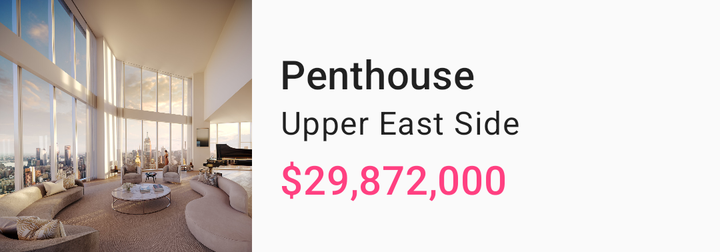
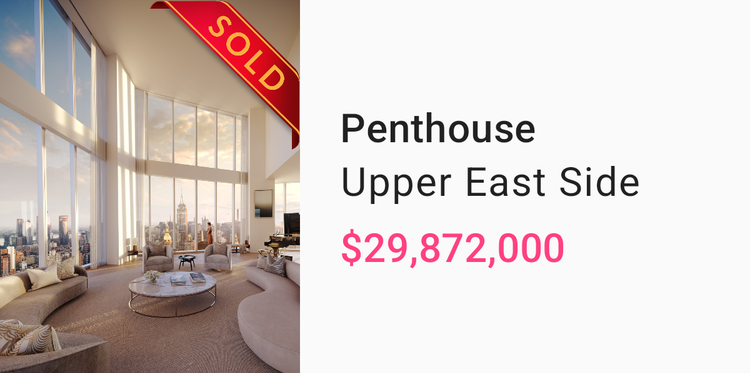

One screen, two layout resources from the same app: the default and the repository's alternative for another configuration. Each is rendered where Android would select it; the XML of both is given below.
<!-- AndroidManifest.xml: application theme AppTheme -->
<!-- res/layout/estate_item.xml -->
<?xml version="1.0" encoding="utf-8"?>
<androidx.constraintlayout.widget.ConstraintLayout xmlns:android="http://schemas.android.com/apk/res/android"
    xmlns:app="http://schemas.android.com/apk/res-auto"
    xmlns:tools="http://schemas.android.com/tools"
    android:id="@+id/estate_item"
    android:layout_width="match_parent"
    android:layout_height="wrap_content">

    <androidx.appcompat.widget.AppCompatImageView
        android:id="@+id/estate_photo"
        android:layout_width="0dp"
        android:layout_height="wrap_content"
        android:adjustViewBounds="true"
        android:scaleType="centerCrop"
        app:layout_constrainedHeight="true"
        app:layout_constraintStart_toStartOf="parent"
        app:layout_constraintTop_toTopOf="parent"
        app:layout_constraintWidth_percent="0.35"
        tools:src="@drawable/penthouse_sample" />

    <LinearLayout
        android:layout_width="wrap_content"
        android:layout_height="wrap_content"
        android:layout_marginTop="8dp"
        android:layout_marginBottom="8dp"
        android:orientation="vertical"
        app:layout_constraintBottom_toBottomOf="parent"
        app:layout_constraintStart_toEndOf="@+id/estate_photo"
        app:layout_constraintTop_toTopOf="parent">

        <TextView
            android:id="@+id/estate_type"
            android:layout_width="wrap_content"
            android:layout_height="wrap_content"
            android:layout_marginStart="14dp"
            android:textAppearance="@style/TextAppearance.MaterialComponents.Headline6"
            tools:text="Penthouse" />

        <TextView
            android:id="@+id/estate_district"
            android:layout_width="wrap_content"
            android:layout_height="wrap_content"
            android:layout_marginStart="14dp"
            android:textAppearance="@style/TextAppearance.MaterialComponents.Body1"
            tools:text="Upper East Side" />

        <TextView
            android:id="@+id/estate_price"
            android:layout_width="wrap_content"
            android:layout_height="wrap_content"
            android:layout_marginStart="14dp"
            android:layout_marginTop="4dp"
            android:textAppearance="@style/TextAppearance.MaterialComponents.Headline6"
            android:textColor="@color/colorAccent"
            tools:text="$29,872,000" />

    </LinearLayout>

</androidx.constraintlayout.widget.ConstraintLayout>
<!-- resources referenced by this layout -->
<resources>
  <color name="colorAccent">#FF4081</color>
  <!-- drawable penthouse_sample: jpg bitmap (drawable, 385672 bytes) -->
  <style name="AppTheme" parent="Theme.AppCompat.Light.DarkActionBar">
          
          <item name="colorPrimary">@color/colorPrimary</item>
          <item name="colorPrimaryVariant">@color/colorPrimaryDark</item>
          <item name="colorOnPrimary">@android:color/white</item>
          
          <item name="colorSecondary">@color/colorSecondary</item>
          <item name="colorSecondaryVariant">@color/colorSecondaryDark</item>
          <item name="colorOnSecondary">@android:color/black</item>
          
          <item name="android:statusBarColor" tools:targetApi="lollipop">?attr/colorPrimaryVariant
          </item>
          
          <item name="colorAccent">@color/colorAccent</item>
      </style>
  <color name="colorPrimary">#546e7a</color>
  <color name="colorPrimaryDark">#29434e</color>
  <color name="colorSecondary">#f5f5f5</color>
  <color name="colorSecondaryDark">#c1c1c1</color>
</resources>
<!-- res/layout-sw600dp/estate_item.xml (the repository's variant of the layout above) -->
<!-- drawn on a 7-inch tablet held upright -->
<?xml version="1.0" encoding="utf-8"?>
<androidx.constraintlayout.widget.ConstraintLayout xmlns:android="http://schemas.android.com/apk/res/android"
    xmlns:app="http://schemas.android.com/apk/res-auto"
    xmlns:tools="http://schemas.android.com/tools"
    android:id="@+id/estate_item"
    android:layout_width="match_parent"
    android:layout_height="wrap_content">

    <androidx.appcompat.widget.AppCompatImageView
        android:id="@+id/estate_photo"
        android:layout_width="0dp"
        android:layout_height="0dp"
        android:adjustViewBounds="true"
        android:scaleType="centerCrop"
        app:layout_constrainedHeight="true"
        app:layout_constraintHeight_percent="1"
        app:layout_constraintStart_toStartOf="parent"
        app:layout_constraintTop_toTopOf="parent"
        app:layout_constraintWidth_percent="0.4"
        tools:src="@drawable/penthouse_sample" />

    <LinearLayout
        android:layout_width="wrap_content"
        android:layout_height="wrap_content"
        android:layout_marginHorizontal="32dp"
        android:layout_marginVertical="80dp"
        android:orientation="vertical"
        app:layout_constraintBottom_toBottomOf="parent"
        app:layout_constraintStart_toEndOf="@+id/estate_photo"
        app:layout_constraintTop_toTopOf="parent">

        <TextView
            android:id="@+id/estate_type"
            android:layout_width="wrap_content"
            android:layout_height="wrap_content"
            android:textAppearance="@style/TextAppearance.MaterialComponents.Headline6"
            android:textSize="32sp"
            tools:text="Penthouse" />

        <TextView
            android:id="@+id/estate_district"
            android:layout_width="wrap_content"
            android:layout_height="wrap_content"
            android:textAppearance="@style/TextAppearance.MaterialComponents.Body1"
            android:textSize="32sp"
            tools:text="Upper East Side" />

        <TextView
            android:id="@+id/estate_price"
            android:layout_width="wrap_content"
            android:layout_height="wrap_content"
            android:layout_marginTop="10dp"
            android:textAppearance="@style/TextAppearance.MaterialComponents.Headline6"
            android:textColor="@color/colorAccent"
            android:textSize="32sp"
            tools:text="$29,872,000" />

    </LinearLayout>

    <androidx.appcompat.widget.AppCompatImageView
        android:id="@+id/estate_ribbon"
        android:layout_width="120dp"
        android:layout_height="120dp"
        android:visibility="invisible"
        app:layout_constraintEnd_toEndOf="@id/estate_photo"
        app:layout_constraintTop_toTopOf="parent"
        app:srcCompat="@drawable/sold_ribbon"
        tools:visibility="visible" />

</androidx.constraintlayout.widget.ConstraintLayout>
<!-- resources referenced by the variant -->
<!-- as a 7-inch tablet held upright resolves them -->
<resources>
  <color name="colorAccent">#FF4081</color>
  <!-- drawable penthouse_sample: jpg bitmap (drawable, 385672 bytes) -->
  <!-- drawable sold_ribbon: png bitmap (drawable-hdpi, 92237 bytes) -->
  <style name="AppTheme" parent="Theme.AppCompat.Light.DarkActionBar">
          
          <item name="colorPrimary">@color/colorPrimary</item>
          <item name="colorPrimaryVariant">@color/colorPrimaryDark</item>
          <item name="colorOnPrimary">@android:color/white</item>
          
          <item name="colorSecondary">@color/colorSecondary</item>
          <item name="colorSecondaryVariant">@color/colorSecondaryDark</item>
          <item name="colorOnSecondary">@android:color/black</item>
          
          <item name="android:statusBarColor" tools:targetApi="lollipop">?attr/colorPrimaryVariant
          </item>
          
          <item name="colorAccent">@color/colorAccent</item>
      </style>
  <color name="colorPrimary">#546e7a</color>
  <color name="colorPrimaryDark">#29434e</color>
  <color name="colorSecondary">#f5f5f5</color>
  <color name="colorSecondaryDark">#c1c1c1</color>
</resources>
